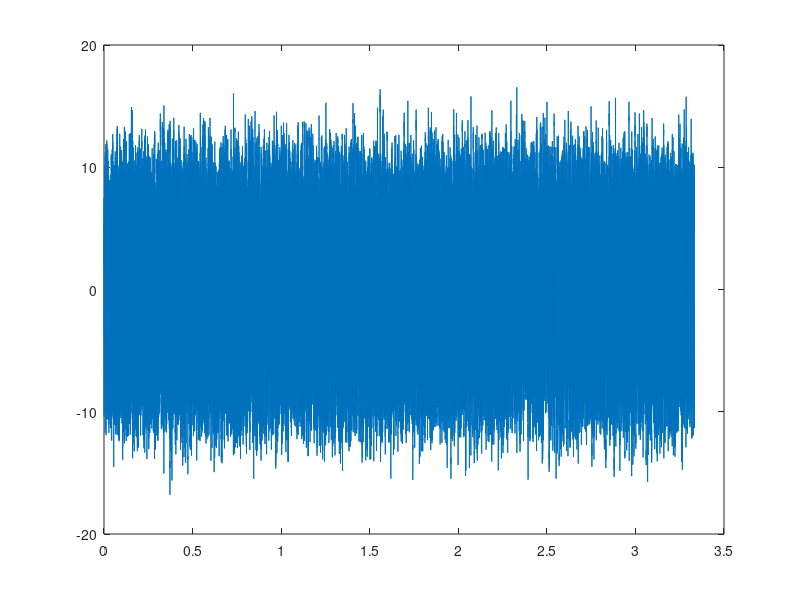
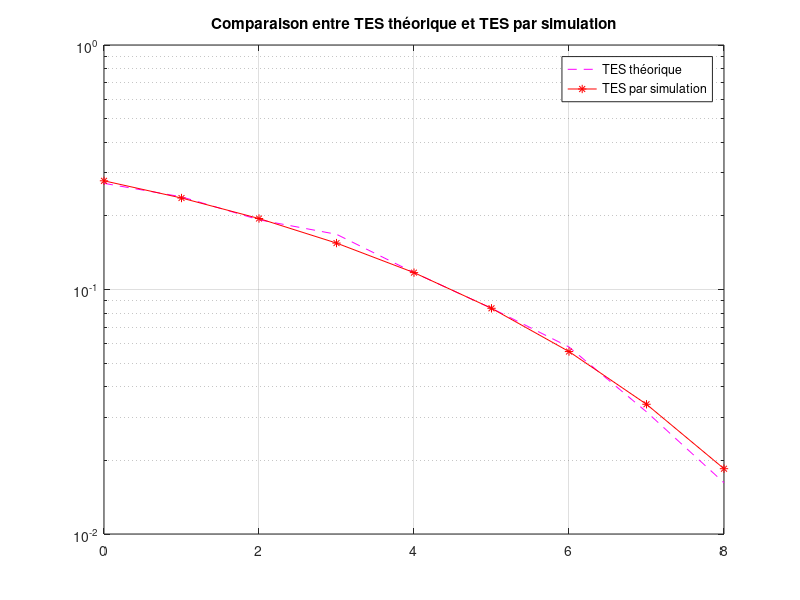
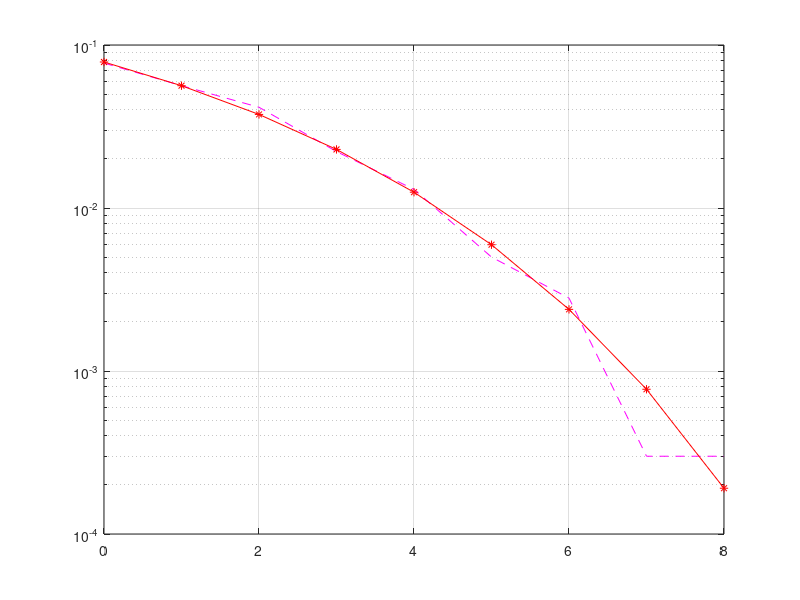
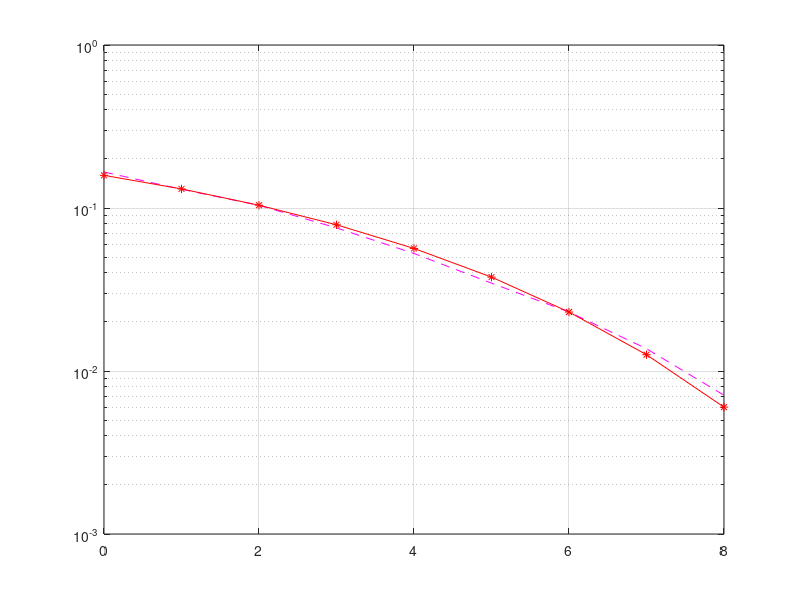

Write MATLAB code to recreate these figures, in order.

clear all;
close all;
clc ;


                      % Séquence 3 %

                      
Fe = 24000;
Te = 1/Fe;
bits = randi([0,1],1,10000);
% Mapping
 Symboles = 2*bits -1;
%[Symboles,Ns] = Mapping(bits,Fe,Rb);
Ns = 8;
h = ones(1,Ns);
% Surechantillonage
Suite_diracs = kron(Symboles,[1 zeros(1,Ns-1)]);
%Suite_diracs = Suite_diracs(:,1);

% Filtrage
x = filter(h,1,Suite_diracs);
% Introduction d'un bruit gaussien
Px = mean(abs(x).^2);
M = 2;
SNR = (0:1:8);
TEB = zeros(1,9);
for i = 0:length(SNR)-1
   rapport_decibel = SNR(1,i+1)/10; 
   sigma = sqrt(Px*Ns/(2*log2(M)*10^rapport_decibel));
   bruit = sigma*randn(1,length(x));
   r = x + bruit;
   signal_filtre = filter(h,1,r);
   n0 = 8;
   signal_echant = signal_filtre(n0:Ns:end);
   % Detecteur à seuil
   symboles_decides = sign(signal_echant);
   % TEB
   bits_decides =  (symboles_decides+1)/2;
   TEB(1,i+1) = length(find(bits_decides ~= bits))/length(Symboles);
end
% figure(1);
% semilogy(SNR,TEB,'m--');

% Tracé de la réponse impulsionnelle 
% figure(1);
% plot((0:Te:length(x)*Te-Te),x);
% % Calcul de la DSP
% DSP = pwelch(x, [], [], [], Fe, 'twosided');
% figure(2);
% plot(linspace(-Fe/2,Fe/2,length(DSP)),fftshift(abs(DSP)));

%% Demodulateur

% signal_filtre = filter(h,1,x);
figure(1);
plot((0:Te:length(signal_filtre)*Te-Te),signal_filtre);
% % Diagramme de l'oeil
% figure(2);
% plot(reshape(signal_filtre(Ns+1:end),Ns,length(signal_filtre(Ns+1:end))/Ns));
% Echantillonage du signal en sortie du filtre de réception
% n0 = 8;
% signal_echant = signal_filtre(n0:Ns:end);
TEB_th = 1 - normcdf(sqrt(2.*10.^(SNR/10)));
% nexttile;
% semilogy(SNR,TEB_th,'r*-');

figure(3)
semilogy(SNR,TEB,'m--');grid on;
hold on;
semilogy(SNR,TEB_th,'r*-');
hold off;
%5.3.1
bits_2 = randi([0,1],1,10000);
% Mapping
Symboles_2 = 2*bits_2 -1;
%[Symboles_2,Ns_2] = Mapping(bits_2,Fe,Rb);
Ns_2 = 8;
h2 = ones(1,Ns_2);
% Surechantillonage
Suite_diracs_2 = kron(Symboles_2,[1 zeros(1,Ns_2 - 1)]);

% Filtrage
x2 = filter(h2,1,Suite_diracs_2);
% Diagramme de l'oeil en sortie du filtre de réception
hr = h2;
hr(Ns_2/2 +1 : end) = 0;%zeros(1,Ns_2/2 + 1);
signal_filtre_2 = filter(hr,1,x2);
% figure(4);
% plot(reshape(signal_filtre_2(Ns_2+1:end),Ns_2,length(signal_filtre_2(Ns_2+1:end))/Ns_2));
% Echantillonage du signal en sortie du filtre de réception
signal_echant_2 = signal_filtre_2(n0:Ns_2:end);

% % Detecteur à seuil
% symboles_decides_2 = sign(signal_echant_2);
% 
% % TEB
% bits_decides_2 =  (symboles_decides_2+1)/2;
% TEB1 = length(find(bits_decides_2 ~= bits_2));
% TEB1_th = 1 - normcdf(sqrt(10.^(SNR/10)));
% 
% figure(200)
% semilogy(SNR,TEB,'m--');grid on;
% hold on;
% semilogy(SNR,TEB_th,'r*-');

% 5.3.2
% Diagramme de l'oeil pour différentes valeurs de Eb/N0
TEB1 = zeros(1,9);
Px2 = mean(abs(x2).^2);
%hr = 
for i = 0:8
   rapport_decibel_2 = SNR(1,i+1)/10;
   sigma2 = sqrt(Px2*Ns_2/(2*log2(M)*10^rapport_decibel_2));
   bruit2 = sigma2*randn(1,length(x2));
   r2 = x2 + bruit2;
   signal_filtre_2 = filter(hr,1,r2);
   n0 = 8;
   signal_echant_2 = signal_filtre_2(n0:Ns_2:end);
   % Detecteur à seuil
   symboles_decides_2 = sign(signal_echant_2);
   % TEB
   bits_decides_2 =  (symboles_decides_2+1)/2;
   
   TEB1(1,i+1) = length(find(bits_decides_2 ~= bits_2))/length(Symboles_2);
end

TEB1_th = 1 - normcdf(sqrt(10.^(SNR/10)));
figure(5)
semilogy(SNR,TEB1,'m--');grid on;
hold on;
semilogy(SNR,TEB1_th,'r*-');


%5.4 Mapping 4-aire

symboles_3 = (2 * bi2de(reshape(bits, 2, length(bits)/2).') - 3).';
Ns = 8;
h = ones(1,Ns);
% Surechantillonage
Suite_diracs_3 = kron(symboles_3,[1 zeros(1,Ns-1)]);
%Suite_diracs = Suite_diracs(:,1);

% Filtrage
x_3 = filter(h,1,Suite_diracs_3);
% Introduction d'un bruit gaussien
Px = mean(abs(x_3).^2);
M = 4;
SNR = (0:1:8);
TEB_3 = zeros(1,length(SNR));
TES_3 = zeros(1,length(SNR));
for i = 0:length(SNR)-1
   rapport_decibel = SNR(1,i+1)/10; 
   sigma = sqrt(Px*Ns/(2*log2(M)*10^rapport_decibel));
   bruit = sigma*randn(1,length(x_3));
   r_3 = x_3 + bruit;
   signal_filtre = filter(h,1,r_3);
   n0 = 8;
   signal_echant_3 = signal_filtre(n0:Ns:end);
   % Detecteur à seuil : décision par detecteur à seuil

   symboles_decides_3 = zeros(1,length(signal_echant_3));
   symboles_decides_3 (find(signal_echant_3<-2*Ns))=-3;
   symboles_decides_3 (find(signal_echant_3>-2*Ns & signal_echant_3 < 0))= -1;
   symboles_decides_3 (find(signal_echant_3<2*Ns & signal_echant_3 >0 ))= 1;
   symboles_decides_3 (find(signal_echant_3> 2*Ns))= 3;
   % Demapping
   bits_decides_3 = reshape(de2bi((symboles_decides_3+3)/2).',1,length(bits));
   % TEB
   TEB_3(1,i+1) = length(find(bits_decides_3 ~= bits))/length(bits);
   TES_3(1,i+1) =  length(find(symboles_decides_3 ~= symboles_3))/length(symboles_3);
end

TEB3_th = (qfunc(sqrt((4/5)*10.^(SNR/10))))*(3/4);
figure(100)
semilogy(SNR,TEB_3,'m--');grid on;
hold on;
semilogy(SNR,TEB3_th,'r*-');
title('Comparaison entre TEB théorique et TEB par simulation')
legend('TEB théorique','TEB par simulation')


%TES
TES3_th = (qfunc(sqrt((4/5)*10.^(SNR/10))))*(3/2);
figure()
semilogy(SNR,TES_3,'m--');grid on;
hold on;
semilogy(SNR,TES3_th,'r*-');
title('Comparaison entre TES théorique et TES par simulation')
legend('TES théorique','TES par simulation')







